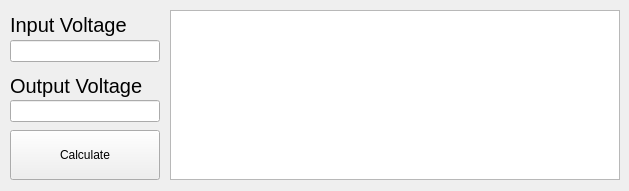
<?xml version="1.0" encoding="UTF-8"?>
<ui version="4.0">
 <class>Voltage_divider_calculator_QTClass</class>
 <widget class="QWidget" name="Voltage_divider_calculator_QTClass">
  <property name="geometry">
   <rect>
    <x>0</x>
    <y>0</y>
    <width>629</width>
    <height>191</height>
   </rect>
  </property>
  <property name="windowTitle">
   <string>Voltage_divider_calculator_QT</string>
  </property>
  <widget class="QLabel" name="inputLabel">
   <property name="geometry">
    <rect>
     <x>10</x>
     <y>10</y>
     <width>150</width>
     <height>30</height>
    </rect>
   </property>
   <property name="font">
    <font>
     <pointsize>15</pointsize>
    </font>
   </property>
   <property name="text">
    <string>Input Voltage</string>
   </property>
  </widget>
  <widget class="QLabel" name="outputLabel">
   <property name="geometry">
    <rect>
     <x>10</x>
     <y>70</y>
     <width>150</width>
     <height>31</height>
    </rect>
   </property>
   <property name="font">
    <font>
     <pointsize>15</pointsize>
    </font>
   </property>
   <property name="text">
    <string>Output Voltage</string>
   </property>
  </widget>
  <widget class="QPushButton" name="calculateButton">
   <property name="geometry">
    <rect>
     <x>10</x>
     <y>130</y>
     <width>150</width>
     <height>50</height>
    </rect>
   </property>
   <property name="text">
    <string>Calculate</string>
   </property>
  </widget>
  <widget class="QLineEdit" name="inputEdit">
   <property name="geometry">
    <rect>
     <x>10</x>
     <y>40</y>
     <width>150</width>
     <height>22</height>
    </rect>
   </property>
  </widget>
  <widget class="QLineEdit" name="outputEdit">
   <property name="geometry">
    <rect>
     <x>10</x>
     <y>100</y>
     <width>150</width>
     <height>22</height>
    </rect>
   </property>
  </widget>
  <widget class="QTextEdit" name="outputText">
   <property name="geometry">
    <rect>
     <x>170</x>
     <y>10</y>
     <width>450</width>
     <height>170</height>
    </rect>
   </property>
   <property name="font">
    <font>
     <pointsize>11</pointsize>
    </font>
   </property>
  </widget>
 </widget>
 <layoutdefault spacing="6" margin="11"/>
 <resources>
  <include location="Voltage_divider_calculator_QT.qrc"/>
 </resources>
 <connections/>
</ui>
